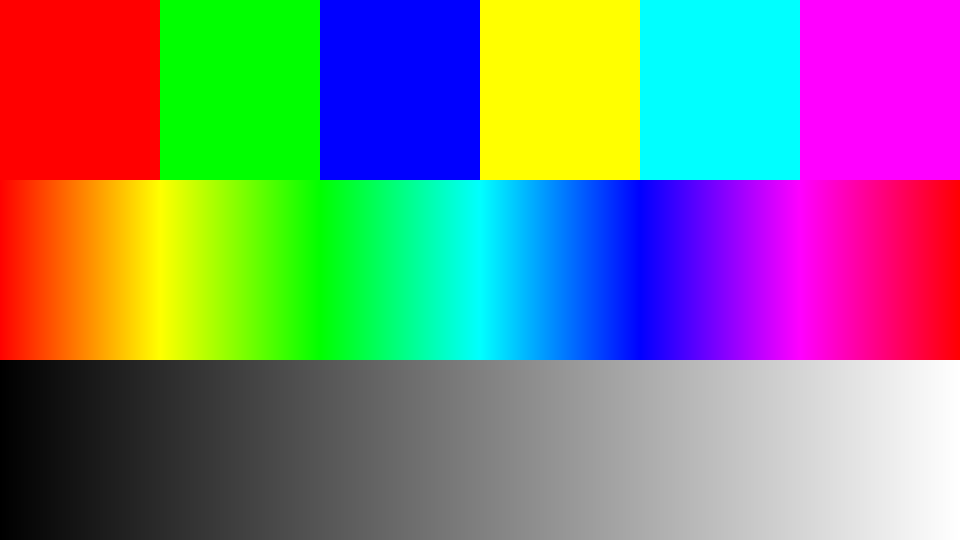
#> input picture imgs/0/color_chart.png, 1920 x 1080 px (shown at 1/2 size)
$ python lesson_01_diagrams.py
#> lines starting #> are read from the running program, lines starting #| are printed output that depends on the picture
"""Draws the lesson 1 diagrams and its test pictures into imgs/1 of the lecture folder.

The test pictures are 512 x 288, the size of the picture Sara shows under a cell, so that
the notebook shows every pixel of a dither and does not average it away."""
import os
from pathlib import Path
import numpy as np
from PIL import Image
import matplotlib
matplotlib.use("Agg")
import matplotlib.pyplot as plt
from matplotlib.patches import Rectangle, FancyArrowPatch

OUT = str(Path(__file__).resolve().parent.parent / "imgs" / "1")
os.makedirs(OUT, exist_ok=True)

ORANGE = "#F58518"
GREY = "#6B6B6B"


def save(fig, name):
    fig.savefig(os.path.join(OUT, name), dpi=150, bbox_inches="tight", facecolor="white")
    plt.close(fig)


# Colour conversions, the same as in the notebooks -----------------------------
def srgb_to_linear(c):
    a = np.abs(c)
    return np.sign(c) * np.where(a <= 0.04045, a / 12.92, ((a + 0.055) / 1.055) ** 2.4)


def linear_to_srgb(c):
    a = np.abs(c)
    return np.sign(c) * np.where(a <= 0.0031308, a * 12.92, 1.055 * a ** (1 / 2.4) - 0.055)


M1 = np.array([[0.4122214708, 0.5363325363, 0.0514459929],
               [0.2119034982, 0.6806995451, 0.1073969566],
               [0.0883024619, 0.2817188376, 0.6299787005]])
M2 = np.array([[0.2104542553, 0.7936177850, -0.0040720468],
               [1.9779984951, -2.4285922050, 0.4505937099],
               [0.0259040371, 0.7827717662, -0.8086757660]])


def linear_to_oklab(rgb):
    return np.cbrt(rgb @ M1.T) @ M2.T


def oklab_to_linear(lab):
    return ((lab @ np.linalg.inv(M2).T) ** 3) @ np.linalg.inv(M1).T


def mix(a, b, t):
    return (1 - t) * a + t * b


def blend(a, b, t, space):
    """Colours a and b (sRGB) mixed by t in one of three spaces, the result in sRGB."""
    a, b = np.asarray(a, float), np.asarray(b, float)
    t = np.asarray(t, float)[..., None]
    if space == "srgb":
        return mix(a, b, t)
    if space == "linear":
        return linear_to_srgb(mix(srgb_to_linear(a), srgb_to_linear(b), t))
    lab = mix(linear_to_oklab(srgb_to_linear(a)), linear_to_oklab(srgb_to_linear(b)), t)
    return linear_to_srgb(oklab_to_linear(lab))


def hex_colour(text):
    return np.array([int(text[i:i + 2], 16) / 255 for i in (1, 3, 5)])


# 1. The test picture: three shaded balls under a sky ---------------------------
# Rendered in linear light and encoded to sRGB, so the shading is smooth and a
# posterise shows its bands plainly.
W, H = 512, 288
yy, xx = np.mgrid[0:H, 0:W] + 0.5
horizon = 0.6 * H
sky_t = np.clip(yy / horizon, 0, 1)[..., None] ** 0.8
sky = mix(np.array([0.16, 0.30, 0.66]), np.array([0.88, 0.72, 0.56]), sky_t)
ground_t = np.clip((yy - horizon) / (H - horizon), 0, 1)[..., None]
ground = mix(np.array([0.34, 0.29, 0.24]), np.array([0.07, 0.06, 0.05]), ground_t)
image = np.where((yy < horizon)[..., None], sky, ground)

balls = [  # centre x, centre y, radius, albedo in linear light
    (0.50 * W, 0.57 * H, 0.27 * H, np.array([0.05, 0.38, 0.33])),
    (0.21 * W, 0.67 * H, 0.20 * H, np.array([0.78, 0.17, 0.05])),
    (0.80 * W, 0.70 * H, 0.17 * H, np.array([0.28, 0.20, 0.76])),
]
for cx, cy, r, _ in balls:  # soft shadows on the ground
    d2 = ((xx - cx - 0.45 * r) / (1.15 * r)) ** 2 + ((yy - cy - 0.95 * r) / (0.20 * r)) ** 2
    image *= (1 - 0.65 * np.exp(-1.5 * d2))[..., None]

light = np.array([-0.45, -0.65, 0.62])
light /= np.linalg.norm(light)
half = light + np.array([0.0, 0.0, 1.0])
half /= np.linalg.norm(half)
sun = np.array([1.10, 1.03, 0.92])
for cx, cy, r, albedo in sorted(balls, key=lambda b: b[1] + b[2]):
    dx, dy = (xx - cx) / r, (yy - cy) / r
    inside = np.clip(1 - dx ** 2 - dy ** 2, 0, None)
    normal = np.stack([dx, dy, np.sqrt(inside)], axis=-1)
    diffuse = np.clip(normal @ light, 0, None)[..., None]
    ambient = (0.10 + 0.07 * np.clip(-dy, -1, 1))[..., None] * np.array([0.75, 0.85, 1.0])
    specular = 0.55 * np.clip(normal @ half, 0, None)[..., None] ** 60
    shaded = albedo * (sun * diffuse + ambient) + specular
    coverage = np.clip(r - np.hypot(xx - cx, yy - cy) + 0.5, 0, 1)[..., None]  # anti-aliased edge
    image = mix(image, shaded, coverage)

plt.imsave(os.path.join(OUT, "balls.png"), np.clip(linear_to_srgb(image), 0, 1))

# Lesson 0's colour chart at the same size, since Sara crops a larger picture to the canvas.
chart = Image.open(Path(OUT).parent / "0" / "color_chart.png").convert("RGB")
chart.resize((W, H), Image.LANCZOS).save(os.path.join(OUT, "color_chart.png"))


# 2. One gradient mixed in three spaces ----------------------------------------
pairs = [("červená → zelená", [1, 0, 0], [0, 1, 0]),
         ("modrá → žlutá", [0, 0, 1], [1, 1, 0]),
         ("černá → bílá", [0, 0, 0], [1, 1, 1])]
spaces = [("srgb", "sRGB"), ("linear", "lineární RGB"), ("oklab", "OKLab")]
ramp = np.linspace(0, 1, 512)

fig, axes = plt.subplots(3, 3, figsize=(11, 2.9), gridspec_kw={"hspace": 0.18, "wspace": 0.06})
for col, (title, a, b) in enumerate(pairs):
    for row, (space, label) in enumerate(spaces):
        ax = axes[row, col]
        strip = np.clip(blend(a, b, ramp, space), 0, 1)
        ax.imshow(np.repeat(strip[None], 40, axis=0), aspect="auto", extent=(0, 1, 0, 1))
        ax.axvline(0.5, ymin=0, ymax=0.18, color="white", linewidth=1.5)
        ax.set_xticks([])
        ax.set_yticks([])
        for s in ax.spines.values():
            s.set_visible(False)
        if row == 0:
            ax.set_title(title, fontsize=12)
        if col == 0:
            ax.set_ylabel(label, fontsize=11, rotation=0, ha="right", va="center")
save(fig, "mix_spaces.png")


# 3. The Bayer matrix and what it does to a ramp ----------------------------------
BAYER = np.array([[0, 8, 2, 10],
                  [12, 4, 14, 6],
                  [3, 11, 1, 9],
                  [15, 7, 13, 5]])
fig = plt.figure(figsize=(11, 3.3))
mat = fig.add_axes([0.02, 0.1, 0.24, 0.8])
mat.imshow((BAYER + 0.5) / 16, cmap="gray", vmin=0, vmax=1)
for j in range(4):
    for i in range(4):
        value = BAYER[j, i]
        mat.text(i, j, str(value), ha="center", va="center", fontsize=14,
                 color="white" if value < 8 else "black")
mat.set_xticks(range(4))
mat.set_yticks(range(4))
mat.tick_params(length=0, labelsize=10)
mat.set_xlabel("x mod 4", fontsize=11)
mat.set_ylabel("y mod 4", fontsize=11)
mat.set_title("práh = (B + 0.5) / 16", fontsize=12)

ramp = np.tile(np.linspace(0, 1, 128), (16, 1))
ry, rx = np.mgrid[0:16, 0:128]
rows = [("zaokrouhlení, práh 0.5 všude", np.floor(ramp + 0.5)),
        ("Bayer 4 × 4", np.floor(ramp + (BAYER[ry % 4, rx % 4] + 0.5) / 16))]
for k, (label, img) in enumerate(rows):
    ax = fig.add_axes([0.33, 0.62 - k * 0.4, 0.64, 0.24])
    ax.imshow(np.clip(img, 0, 1), cmap="gray", vmin=0, vmax=1, interpolation="nearest", aspect="auto")
    ax.set_xticks([])
    ax.set_yticks([])
    ax.set_title(label, fontsize=11, loc="left")
fig.text(0.33, 0.1, "přechod od černé po bílou, převedený na dvě úrovně", fontsize=10, color=GREY)
save(fig, "bayer.png")


# 4. Blue noise: a 64 x 64 texture of thresholds with no clumps ---------------------
def blue_noise(size=64, sigma=1.9, seed=7):
    """The ranks 0 to size² - 1 of a tileable blue noise, by Ulichney's void and cluster (1993).

    Each pixel's energy is a Gaussian sum over the chosen pixels around it, wrapped at the edges so
    the texture tiles. The tightest cluster is the chosen pixel of most energy, the largest void the
    free pixel of least. A few random pixels are moved from clusters into voids until they sit evenly,
    then ranked by taking the tightest cluster away one at a time, and the rest of the pixels get the
    next ranks by filling the largest void one at a time."""
#> called with size = 64, sigma = 1.9, seed = 7
    n = size * size
    d = np.minimum(np.arange(size), size - np.arange(size)).astype(np.float64)
    kernel = np.exp(-(d[:, None] ** 2 + d[None, :] ** 2) / (2 * sigma ** 2))
    energy = np.zeros((size, size))
    flat = energy.reshape(-1)

    def splat(index, sign):
        y, x = divmod(int(index), size)
        energy[...] += sign * np.roll(np.roll(kernel, y, 0), x, 1)

    def cluster(chosen):
        return np.argmax(np.where(chosen, flat, -np.inf))

    def void(chosen):
        return np.argmin(np.where(chosen, np.inf, flat))

    chosen = np.zeros(n, bool)
    chosen[np.random.default_rng(seed).choice(n, n // 10, replace=False)] = True
    for index in np.flatnonzero(chosen):
        splat(index, 1)
    while True:
        tightest = cluster(chosen)
        chosen[tightest] = False
        splat(tightest, -1)
        largest = void(chosen)
        chosen[largest] = True
        splat(largest, 1)
        if largest == tightest:
            break
    rank = np.zeros(n, int)
    start, start_energy = chosen.copy(), energy.copy()
    for r in range(int(chosen.sum()) - 1, -1, -1):
        tightest = cluster(chosen)
        chosen[tightest] = False
        splat(tightest, -1)
        rank[tightest] = r
    chosen = start
    energy[...] = start_energy
    for r in range(int(chosen.sum()), n):
        largest = void(chosen)
        chosen[largest] = True
        splat(largest, 1)
        rank[largest] = r
    return rank.reshape(size, size)


BLUE = (blue_noise() + 0.5) / 64 ** 2
plt.imsave(os.path.join(OUT, "blue_noise.png"), BLUE, cmap="gray", vmin=0, vmax=1)
BLUE = plt.imread(os.path.join(OUT, "blue_noise.png"))[..., 0]   # the 8-bit numbers the kernel reads
#> BLUE: shape (64, 64) float32; min 0, max 1, mean 0.5


# 5. Every threshold of the lesson on a soft light ----------------------------------
def fract(x):
    return x - np.floor(x)


def hash21(x, y):
    """sa_hash21 from Sara's noise library, white noise from 0 to 1."""
    q = fract(np.stack([x, y, x], axis=-1).astype(np.float32) * np.float32(0.1031))
    q += (q * (q[..., [1, 2, 0]] + np.float32(33.33))).sum(axis=-1, keepdims=True)
    return fract((q[..., 0] + q[..., 1]) * q[..., 2])


def ign(x, y):
    """Interleaved gradient noise, Jimenez 2014."""
    return fract(52.9829189 * fract(0.06711056 * x + 0.00583715 * y))


S = 128
gy, gx = np.mgrid[0:S, 0:S]
thresholds = [("práh 0.5", np.full((S, S), 0.5)),
              ("bílý šum", hash21(gx, gy)),
              ("modrý šum", BLUE[gy % 64, gx % 64]),
              ("Bayer 4 × 4", (BAYER[gy % 4, gx % 4] + 0.5) / 16),
              ("IGN", ign(gx, gy))]
# A soft light on black, the case where banding shows worst.
glow = 0.5 * np.exp(-3.2 * (np.hypot(gx - S / 2 + 0.5, gy - S / 2 + 0.5) / (S / 2)) ** 2)
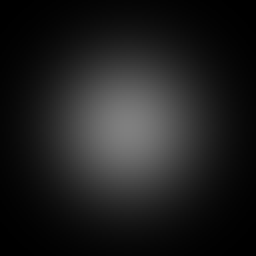
#> glow: shape (128, 128) float64 (shown 2 times larger); min 0.000918, max 0.5, mean 0.12
levels = 7
fig, axes = plt.subplots(2, 5, figsize=(13.5, 5.9), gridspec_kw={"hspace": 0.08, "wspace": 0.05})
for col, (label, d) in enumerate(thresholds):
    axes[0, col].imshow(d[:24, :24], cmap="gray", vmin=0, vmax=1, interpolation="nearest")
    axes[1, col].imshow(np.floor(glow * levels + d) / levels, cmap="gray", vmin=0, vmax=1,
                        interpolation="nearest")
    axes[0, col].set_title(label, fontsize=12)
    for ax in axes[:, col]:
        ax.set_xticks([])
        ax.set_yticks([])
#> this loop made 5 passes
#> label on passes 1 to 5: 'práh 0.5', 'bílý šum', 'modrý šum', 'Bayer 4 × 4', 'IGN'
axes[0, 0].set_ylabel("práh d\n24 × 24 pixelů", fontsize=11)
axes[1, 0].set_ylabel("měkké světlo na černé\nna osmi úrovních", fontsize=11)
save(fig, "noise.png")


# 5b. What section 2 is after: the balls on four greys, rounded and dithered -----------
# Stacked at one pixel per pixel, so the notebook shows every pixel and the eye averages them.
srgb = plt.imread(os.path.join(OUT, "balls.png"))[..., :3].astype(np.float64)
lightness = linear_to_oklab(srgb_to_linear(srgb))[..., 0]
by, bx = np.mgrid[0:H, 0:W]
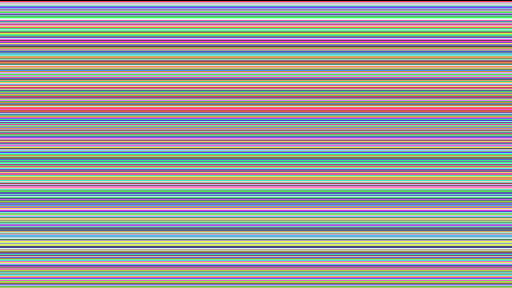
#> by: shape (288, 512) int64; 288 distinct labels, from 0 to 287; one colour per label, 0 black
GOAL_STEPS = 4


def grey(d):
    """The lightness rounded to GOAL_STEPS levels with threshold d, as the grey the lesson's kernel draws."""
#> called with d = 0.5
    L = np.floor(np.clip(lightness, 0, 1) * (GOAL_STEPS - 1) + d) / (GOAL_STEPS - 1)
    lab = np.stack([L, np.zeros_like(L), np.zeros_like(L)], axis=-1)
    return np.clip(linear_to_srgb(oklab_to_linear(lab)), 0, 1)


goal = np.concatenate([grey(0.5), np.ones((8, W, 3)), grey(ign(bx, by))])
#> in grey (call 2), `L = np.floor(np.clip(lightness, 0, 1) * (GOAL_STEPS - 1) + d) / (GOAL_..`:
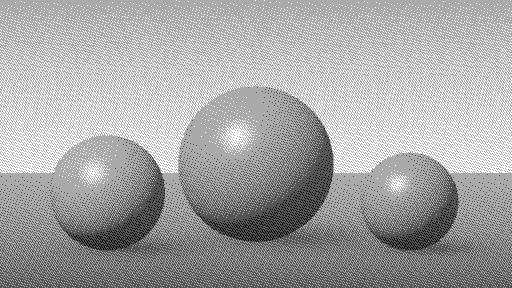
#> L: shape (288, 512) float64; min 0, max 1, mean 0.653
#> in grey (call 2), `lab = np.stack([L, np.zeros_like(L), np.zeros_like(L)], axis=-1)`:
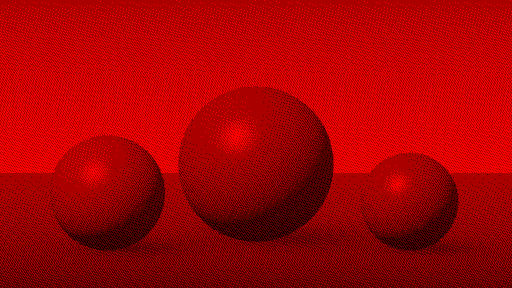
#> lab: shape (288, 512, 3) float64; mean of channels 0, 1, 2 0.653, 0, 0; drawn as R, G, B
#> in linear_to_srgb (call 9), `return np.sign(c) * np.where(a <= 0.0031308, a * 12.92, 1.055 * a ** (..`:
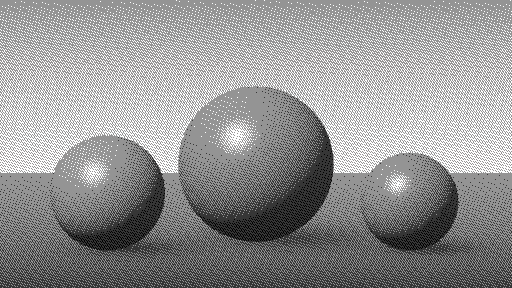
#> returned value: shape (288, 512, 3) float64; mean of channels 0, 1, 2 0.578, 0.578, 0.578; drawn as R, G, B
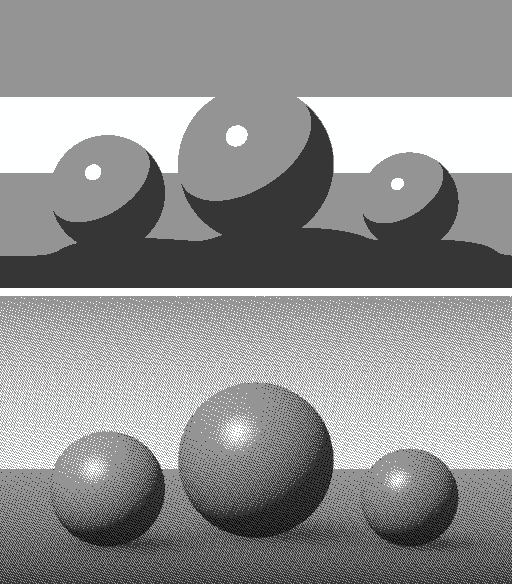
#> goal: shape (584, 512, 3) float64; mean of channels 0, 1, 2 0.574, 0.574, 0.574; drawn as R, G, B
plt.imsave(os.path.join(OUT, "dither_goal.png"), goal)


# 6. Why Floyd-Steinberg runs pixel after pixel -----------------------------------
fig, ax = plt.subplots(figsize=(8, 3.6))
ax.set_xlim(-0.6, 7.6)
ax.set_ylim(4.1, -1.0)
ax.axis("off")
cx, cy = 3, 1
for j in range(4):
    for i in range(8):
        done = j < cy or (j == cy and i < cx)
        face = ORANGE if (i, j) == (cx, cy) else ("#D9D9D9" if done else "white")
        ax.add_patch(Rectangle((i - 0.5, j - 0.5), 1, 1, facecolor=face, edgecolor=GREY, linewidth=1))
for (i, j), weight in {(cx + 1, cy): "7/16", (cx - 1, cy + 1): "3/16", (cx, cy + 1): "5/16",
                       (cx + 1, cy + 1): "1/16"}.items():
    ax.add_patch(FancyArrowPatch((cx, cy), (i, j), arrowstyle="-|>", mutation_scale=16, linewidth=2,
                                 color="#222", shrinkA=8, shrinkB=12))
    ax.text(i, j + 0.28, weight, ha="center", va="center", fontsize=11)
ax.text(-0.5, -0.75, "šedé pixely jsou hotové, oranžový se právě zaokrouhluje, bílé čekají", fontsize=11, color="#333")
save(fig, "floyd_steinberg.png")
#> call 4 of save, with name = 'floyd_steinberg.png'
#> in save (call 4), `fig.savefig(os.path.join(OUT, name), dpi=150, bbox_inches="tight", fac..`:
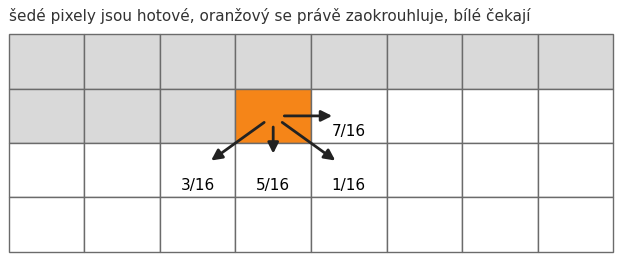
#> figure drawn by matplotlib, 1 panel

print("written to", OUT)
